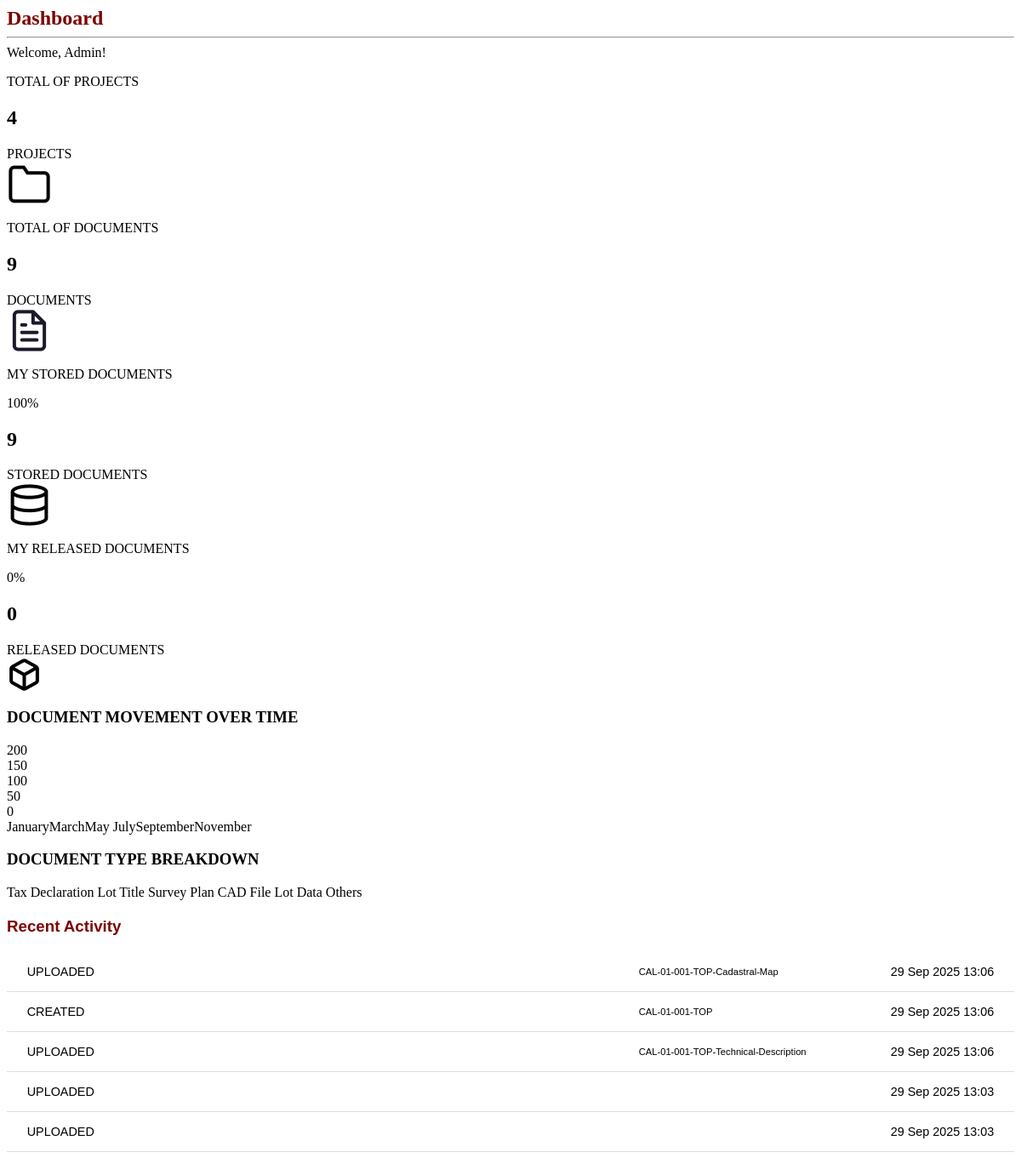
Screenshot of /admin_dashboard.php (signed in) with the database file from the repository.
### tables this page shows
CREATE TABLE `activity_log` (
  `ActivityLogID` varchar(10) NOT NULL,
  `ProjectID` varchar(20) NOT NULL,
  `DocumentID` varchar(10) NOT NULL,
  `Status` enum('CREATED','VIEWED','MODIFIED','DELETED','RETRIEVED','RETURNED','UPLOADED') NOT NULL,
  `EmployeeID` varchar(10) NOT NULL,
  `Time` timestamp NULL DEFAULT current_timestamp()
);

CREATE TABLE `document` (
  `DocumentID` varchar(10) NOT NULL,
  `DocumentName` varchar(50) NOT NULL,
  `DocumentType` varchar(255) NOT NULL,
  `ProjectID` varchar(20) NOT NULL,
  `DigitalLocation` varchar(255) DEFAULT NULL,
  `DocumentStatus` varchar(20) DEFAULT NULL,
  `DocumentQR` varchar(255) DEFAULT NULL
);

### admin_dashboard.php (the view, shortened to what this page needs)
<link rel="stylesheet" href="css/admin_dashboard.css">
<div class="topbar">
    <span>Dashboard</span>
</div>
<hr class="top-line" />
<div class="welcome">Welcome, Admin!</div>
<?php
include 'server/server.php';
$total_projects_query = "SELECT COUNT(*) as total FROM project";
$total_projects_result = $conn->query($total_projects_query);
$total_projects = $total_projects_result->fetch_assoc()['total'];
$total_documents_query = "SELECT COUNT(*) as total FROM document WHERE documentstatus IS NOT NULL";
$total_documents_result = $conn->query($total_documents_query);
$total_documents = $total_documents_result->fetch_assoc()['total'];
$stored_documents_query = "SELECT COUNT(*) as total FROM document WHERE documentstatus='stored'";
$stored_documents_result = $conn->query($stored_documents_query);
$stored_documents = $stored_documents_result->fetch_assoc()['total'];
$released_documents_query = "SELECT COUNT(*) as total FROM document WHERE documentstatus='released'";
$released_documents_result = $conn->query($released_documents_query);
$released_documents = $released_documents_result->fetch_assoc()['total'];
$percentage_stored = $total_documents > 0 ? round(($stored_documents / $total_documents) * 100) : 0;
$percentage_released = $total_documents > 0 ? round(($released_documents / $total_documents) * 100) : 0;
$stats = [
    ["label" => "TOTAL OF PROJECTS", "value" => $total_projects, "icon" => "folder.png", "text" => "PROJECTS"],
    ["label" => "TOTAL OF DOCUMENTS", "value" => $total_documents, "icon" => "File text.png", "text" => "DOCUMENTS"],
    ["label" => "MY STORED DOCUMENTS", "value" => $stored_documents, "percent" => $percentage_stored, "icon" => "Database.png", "text" => "STORED DOCUMENTS"],
    ["label" => "MY RELEASED DOCUMENTS", "value" => $released_documents, "percent" => $percentage_released, "icon" => "Box.png", "text" => "RELEASED DOCUMENTS"]
];
?>
<div class="stats">
    <?php foreach ($stats as $stat): ?>
    <div class="stat-box">
        <div class="stat-top">
            <p><?= $stat["label"] ?></p>
            <?php if (isset($stat["percent"])): ?>
            <span class="percent"><?= $stat["percent"] ?>%</span>
            <?php endif; ?>
        </div>
        <div class="stat-bottom">
            <div class="stat-info">
                <h2><?= $stat["value"] ?></h2>
                <span class="label"><?= $stat["text"] ?></span>
            </div>
            <div class="icon-container">
                <img src="picture/<?= $stat["icon"] ?>" alt="<?= $stat["text"] ?> Icon" />
            </div>
        </div>
    </div>
    <?php endforeach; ?>
</div>
<div class="mid-section">
    <div class="chart-section">
        <h3>DOCUMENT MOVEMENT OVER TIME</h3>
        <div class="graph-box">
            <div class="y-labels">
                <div>200</div>
                <div>150</div>
                <div>100</div>
                <div>50</div>
                <div>0</div>
            </div>
            <div class="graph-area">
                <div class="x-labels">
                    <span>January</span><span>March</span><span>May</span>
                    <span>July</span><span>September</span><span>November</span>
                </div>
            </div>
        </div>
        <div class="breakdown-section">
            <h3>DOCUMENT TYPE BREAKDOWN</h3>
            <div class="legend">
                <span><span class="dot" style="background:#8B5E5E"></span>Tax Declaration</span>
                <span><span class="dot" style="background:#C27C7C"></span>Lot Title</span>
                <span><span class="dot" style="background:#D88F8F"></span>Survey Plan</span>
                <span><span class="dot" style="background:#B25454"></span>CAD File</span>
                <span><span class="dot" style="background:#E0BABA"></span>Lot Data</span>
                <span><span class="dot" style="background:#F2DCDC"></span>Others</span>
            </div>
        </div>
    </div>
    <?php
include 'server/server.php';
$userRole = $_SESSION['role'] ?? null;
$userID = $_SESSION['employeeid'] ?? null;
$recent_activities = [];
if ($userRole === 'admin') {
    $sql = "
    SELECT
      al.ActivityLogID,
      al.ProjectID,
      al.DocumentID,
      al.Status,
      al.Time,
      e.EmployeeID,
      e.JobPosition,
      CONCAT(SUBSTRING(e.EmpFName, 1, 1), '*** ', SUBSTRING(e.EmpLName, 1, 1), '***') AS masked_employee_name,
      d.DocumentName
    FROM activity_log al
    JOIN employee e ON al.EmployeeID = e.EmployeeID
    LEFT JOIN document d ON al.DocumentID = d.DocumentID
    ORDER BY al.Time DESC
    LIMIT 5
    ";
} else if ($userRole === 'user' && $userID) {
    $sql = "
    SELECT
      al.ActivityLogID,
      al.ProjectID,
      al.DocumentID,
      al.Status,
      al.Time,
      e.EmployeeID,
      e.JobPosition,
      CONCAT(SUBSTRING(e.EmpFName, 1, 1), '*** ', SUBSTRING(e.EmpLName, 1, 1), '***') AS masked_employee_name,
      d.DocumentName
    FROM activity_log al
    JOIN employee e ON al.EmployeeID = e.EmployeeID
    LEFT JOIN document d ON al.DocumentID = d.DocumentID
    WHERE al.EmployeeID = ?
    ORDER BY al.Time DESC
    LIMIT 5
    ";
} else {
    $recent_activities = [];
}
if (!empty($sql)) {
    if ($userRole === 'user' && $userID) {
        $stmt = $conn->prepare($sql);
        $stmt->bind_param("s", $userID);
        $stmt->execute();
        $result = $stmt->get_result();
    } else {
        $result = $conn->query($sql);
    }
    if ($result && $result->num_rows > 0) {
        while ($row = $result->fetch_assoc()) {
            $display_info = empty($row['DocumentID']) ? $row['ProjectID'] : $row['DocumentName'];
            $recent_activities[] = [
                'activity_log_id' => $row['ActivityLogID'],
                'project_id' => $row['ProjectID'],
                'document_id' => $row['DocumentID'],
                'status' => $row['Status'],
                'time' => $row['Time'],
                'masked_employee_name' => $row['masked_employee_name'],
                'JobPosition' => $row['JobPosition'],
                'display_info' => $display_info
            ];
        }
    }
}
?>
    <div class="recent-list">
        <h3>Recent Activity</h3>
        <?php if (empty($recent_activities)): ?>
        <p>No recent activities to display.</p>
        <?php else: ?>
        <?php foreach ($recent_activities as $activity): ?>
        <div class="recent-item">
            <div class="status">
                <?= htmlspecialchars(strtoupper($activity['status'])) ?>
            </div>
            <div class="display-info">
                <?= htmlspecialchars($activity['display_info']) ?>
            </div>
            <div class="datetime">
                <?= date('d M Y H:i', strtotime($activity['time'])) ?>
            </div>
        </div>
        <?php endforeach; ?>
        <?php endif; ?>
    </div>
</div>

### css/admin_dashboard.css (style rules this page uses)
.topbar span { font-size: 2cqw; color: #7B0302; font-weight: 700; }
.recent-list { min-width: 40%; margin: 20px auto; font-family: Arial, sans-serif; }
.recent-list h3 { color: #7B0302; }
.recent-item { display: flex; align-items: center; padding: 15px 0; border-bottom: 1px solid #ddd; }
.status { margin-left: 2%; flex: 1; text-align: left; font-size: 0.9rem; }
.display-info { min-width: 25%; font-size: 0.7rem; text-align: left; }
.datetime { font-size: 0.8rem; text-align: right; margin-right: 2%; font-size: 0.9rem; }

### rows the page displays
activity_log: Status "UPLOADED", DocumentID.DocumentName "CAL-01-001-TOP-Cadastral-Map", Time "29 Sep 2025 13:06"
activity_log: Status "CREATED", ProjectID "CAL-01-001-TOP", Time "29 Sep 2025 13:06"
activity_log: Status "UPLOADED", DocumentID.DocumentName "CAL-01-001-TOP-Technical-Description", Time "29 Sep 2025 13:06"
activity_log: Status "UPLOADED", Time "29 Sep 2025 13:03"
activity_log: Status "UPLOADED", Time "29 Sep 2025 13:03"

### other values shown
$stat["label"] "TOTAL OF PROJECTS"
$stat["value"] "4"
$stat["text"] "PROJECTS"
$stat["label"] "TOTAL OF DOCUMENTS"
$stat["value"] "9"
$stat["text"] "DOCUMENTS"
$stat["label"] "MY STORED DOCUMENTS"
$stat["percent"] "100"
$stat["text"] "STORED DOCUMENTS"
$stat["label"] "MY RELEASED DOCUMENTS"
$stat["percent"] "0"
$stat["value"] "0"
$stat["text"] "RELEASED DOCUMENTS"
